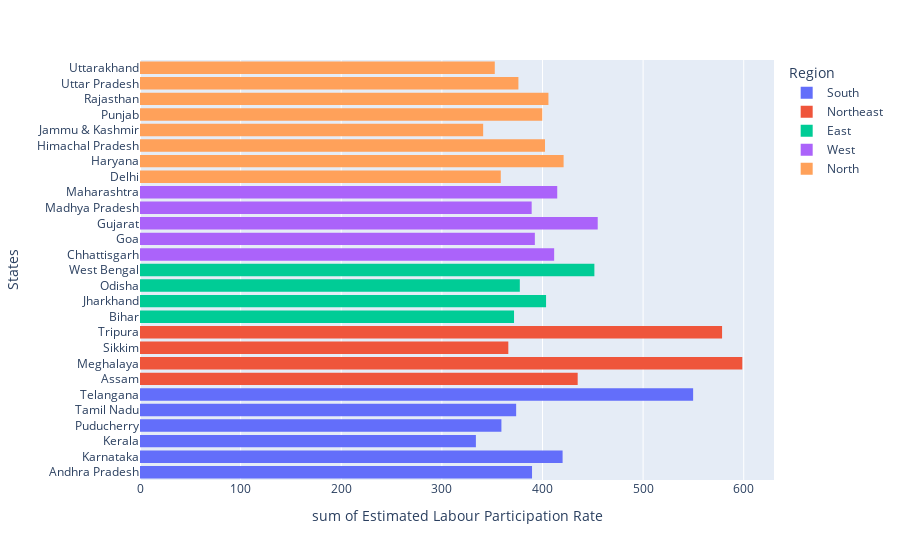

This figure's notebook cell:
### Code cell
fig = px.histogram(df, x='Estimated Labour Participation Rate',y='States' ,color='Region')
fig.show()

### Figure 1 — Plotly figure (JSON) as saved in the notebook; plotly's stock layout.template omitted (floating-point values rounded to 4 significant figures)
{"data": [{"alignmentgroup": "True", "bingroup": "y", "histfunc": "sum", "hovertemplate": "Region=South<br>sum of Estimated Labour Participation Rate=%{x}<br>States=%{y}<extra></extra>", "legendgroup": "South", "marker": {"color": "#636efa", "pattern": {"shape": ""}}, "name": "South", "offsetgroup": "South", "orientation": "h", "showlegend": true, "type": "histogram", "x": [41.02, 40.9, 39.18, 33.1, 36.46, 47.41, 38.91, 37.83, 37.47, 37.34, 42.18, 40.54, 41.14, 42.78, 43.43, 47.29, 42.55, 43.13, 36.66, 40.3, 37.12, 37.71, 32, 16.77, 34.11, 36.11, 36.1, 35.78, 34.6, 33.52, 37.46, 40.8, 34.49, 39.3, 33.19, 30.8, 36.64, 33.34, 36.84, 36.32, 41.96, 43.2, 43.91, 29.63, 26.23, 33.16, 40.13, 42.22, 36.77, 36.62, 59.25, 58.24, 58.31, 41.06, 55.43, 53.22, 52.1, 60.59, 54.94, 56.58], "xaxis": "x", "y": ["Andhra Pradesh", "Andhra Pradesh", "Andhra Pradesh", "Andhra Pradesh", "Andhra Pradesh", "Andhra Pradesh", "Andhra Pradesh", "Andhra Pradesh", "Andhra Pradesh", "Andhra Pradesh", "Karnataka", "Karnataka", "Karnataka", "Karnataka", "Karnataka", "Karnataka", "Karnataka", "Karnataka", "Karnataka", "Karnataka", "Kerala", "Kerala", "Kerala", "Kerala", "Kerala", "Kerala", "Kerala", "Kerala", "Kerala", "Kerala", "Puducherry", "Puducherry", "Puducherry", "Puducherry", "Puducherry", "Puducherry", "Puducherry", "Puducherry", "Puducherry", "Puducherry", "Tamil Nadu", "Tamil Nadu", "Tamil Nadu", "Tamil Nadu", "Tamil Nadu", "Tamil Nadu", "Tamil Nadu", "Tamil Nadu", "Tamil Nadu", "Tamil Nadu", "Telangana", "Telangana", "Telangana", "Telangana", "Telangana", "Telangana", "Telangana", "Telangana", "Telangana", "Telangana"], "yaxis": "y"}, {"alignmentgroup": "True", "bingroup": "y", "histfunc": "sum", "hovertemplate": "Region=Northeast<br>sum of Estimated Labour Participation Rate=%{x}<br>States=%{y}<extra></extra>", "legendgroup": "Northeast", "marker": {"color": "#EF553B", "pattern": {"shape": ""}}, "name": "Northeast", "offsetgroup": "Northeast", "orientation": "h", "showlegend": true, "type": "histogram", "x": [52.98, 40.77, 46.73, 29.55, 48.26, 35.07, 40.88, 39.52, 54.38, 46.84, 65.49, 60.2, 64.74, 45.99, 55.24, 58.31, 62.96, 59.88, 64.6, 61.18, 60.59, 38.7, 44.88, 40.4, 48.32, 48.49, 42.54, 42.13, 69.69, 68.74, 66.89, 51.16, 50.81, 58.85, 50.78, 56.21, 50.77, 54.58], "xaxis": "x", "y": ["Assam", "Assam", "Assam", "Assam", "Assam", "Assam", "Assam", "Assam", "Assam", "Assam", "Meghalaya", "Meghalaya", "Meghalaya", "Meghalaya", "Meghalaya", "Meghalaya", "Meghalaya", "Meghalaya", "Meghalaya", "Meghalaya", "Sikkim", "Sikkim", "Sikkim", "Sikkim", "Sikkim", "Sikkim", "Sikkim", "Sikkim", "Tripura", "Tripura", "Tripura", "Tripura", "Tripura", "Tripura", "Tripura", "Tripura", "Tripura", "Tripura"], "yaxis": "y"}, {"alignmentgroup": "True", "bingroup": "y", "histfunc": "sum", "hovertemplate": "Region=East<br>sum of Estimated Labour Participation Rate=%{x}<br>States=%{y}<extra></extra>", "legendgroup": "East", "marker": {"color": "#00cc96", "pattern": {"shape": ""}}, "name": "East", "offsetgroup": "East", "orientation": "h", "showlegend": true, "type": "histogram", "x": [37.72, 37.35, 38.69, 38.17, 38.16, 36.86, 36.14, 34.59, 38.35, 35.7, 42.92, 44.4, 39.34, 37.69, 37.92, 40.59, 38.27, 38.31, 41.04, 43.08, 39.44, 41.44, 39.62, 25.23, 37.04, 37.45, 38.69, 39.96, 38.63, 39.98, 47.35, 47.74, 47.27, 39.9, 41.92, 40.39, 46.17, 47.48, 47.73, 45.63], "xaxis": "x", "y": ["Bihar", "Bihar", "Bihar", "Bihar", "Bihar", "Bihar", "Bihar", "Bihar", "Bihar", "Bihar", "Jharkhand", "Jharkhand", "Jharkhand", "Jharkhand", "Jharkhand", "Jharkhand", "Jharkhand", "Jharkhand", "Jharkhand", "Jharkhand", "Odisha", "Odisha", "Odisha", "Odisha", "Odisha", "Odisha", "Odisha", "Odisha", "Odisha", "Odisha", "West Bengal", "West Bengal", "West Bengal", "West Bengal", "West Bengal", "West Bengal", "West Bengal", "West Bengal", "West Bengal", "West Bengal"], "yaxis": "y"}, {"alignmentgroup": "True", "bingroup": "y", "histfunc": "sum", "hovertemplate": "Region=West<br>sum of Estimated Labour Participation Rate=%{x}<br>States=%{y}<extra></extra>", "legendgroup": "West", "marker": {"color": "#ab63fa", "pattern": {"shape": ""}}, "name": "West", "offsetgroup": "West", "orientation": "h", "showlegend": true, "type": "histogram", "x": [43.08, 45.58, 45.59, 35.58, 35.23, 38.48, 43.14, 42.97, 41.14, 40.82, 35.73, 38.38, 33.88, 44.97, 37.36, 42.21, 42.94, 43.76, 38.89, 34.3, 48.49, 50.11, 47.75, 35.5, 38.23, 45.96, 46.41, 43.55, 48.41, 50.49, 39.42, 39, 38.24, 35.45, 38.48, 40.04, 40.88, 40.08, 39.2, 38.47, 44.19, 43.8, 41.91, 34.32, 37.17, 42.71, 41.57, 42.49, 42.75, 43.75], "xaxis": "x", "y": ["Chhattisgarh", "Chhattisgarh", "Chhattisgarh", "Chhattisgarh", "Chhattisgarh", "Chhattisgarh", "Chhattisgarh", "Chhattisgarh", "Chhattisgarh", "Chhattisgarh", "Goa", "Goa", "Goa", "Goa", "Goa", "Goa", "Goa", "Goa", "Goa", "Goa", "Gujarat", "Gujarat", "Gujarat", "Gujarat", "Gujarat", "Gujarat", "Gujarat", "Gujarat", "Gujarat", "Gujarat", "Madhya Pradesh", "Madhya Pradesh", "Madhya Pradesh", "Madhya Pradesh", "Madhya Pradesh", "Madhya Pradesh", "Madhya Pradesh", "Madhya Pradesh", "Madhya Pradesh", "Madhya Pradesh", "Maharashtra", "Maharashtra", "Maharashtra", "Maharashtra", "Maharashtra", "Maharashtra", "Maharashtra", "Maharashtra", "Maharashtra", "Maharashtra"], "yaxis": "y"}, {"alignmentgroup": "True", "bingroup": "y", "histfunc": "sum", "hovertemplate": "Region=North<br>sum of Estimated Labour Participation Rate=%{x}<br>States=%{y}<extra></extra>", "legendgroup": "North", "marker": {"color": "#FFA15A", "pattern": {"shape": ""}}, "name": "North", "offsetgroup": "North", "orientation": "h", "showlegend": true, "type": "histogram", "x": [47.79, 43.92, 42.65, 23.8, 28.91, 34.17, 33.97, 35.41, 35.59, 32.36, 43.36, 44.21, 39.63, 44.38, 40.39, 42.14, 39.77, 47.32, 39.2, 40.6, 45.5, 43.3, 41.04, 19.04, 42.7, 41.72, 48.25, 39.42, 41.54, 40.01, 42.2, 39.17, 38.18, 38.21, 37.24, 38.03, 36.66, 36.31, 35.05, 42.82, 41.72, 44.69, 28.99, 38.39, 40.18, 42.76, 41.99, 39.5, 38.75, 40.51, 41.77, 39.54, 33.71, 40.74, 41.38, 40.8, 41.71, 40.83, 44.92, 39.63, 39.23, 38.89, 39.73, 38.22, 37.29, 36.19, 35.96, 35.45, 35.49, 32.99, 36.48, 36.27, 33.23, 33.38, 33.06, 38.07, 35.9, 39.18, 34.03], "xaxis": "x", "y": ["Delhi", "Delhi", "Delhi", "Delhi", "Delhi", "Delhi", "Delhi", "Delhi", "Delhi", "Delhi", "Haryana", "Haryana", "Haryana", "Haryana", "Haryana", "Haryana", "Haryana", "Haryana", "Haryana", "Haryana", "Himachal Pradesh", "Himachal Pradesh", "Himachal Pradesh", "Himachal Pradesh", "Himachal Pradesh", "Himachal Pradesh", "Himachal Pradesh", "Himachal Pradesh", "Himachal Pradesh", "Himachal Pradesh", "Jammu & Kashmir", "Jammu & Kashmir", "Jammu & Kashmir", "Jammu & Kashmir", "Jammu & Kashmir", "Jammu & Kashmir", "Jammu & Kashmir", "Jammu & Kashmir", "Jammu & Kashmir", "Punjab", "Punjab", "Punjab", "Punjab", "Punjab", "Punjab", "Punjab", "Punjab", "Punjab", "Punjab", "Rajasthan", "Rajasthan", "Rajasthan", "Rajasthan", "Rajasthan", "Rajasthan", "Rajasthan", "Rajasthan", "Rajasthan", "Rajasthan", "Uttar Pradesh", "Uttar Pradesh", "Uttar Pradesh", "Uttar Pradesh", "Uttar Pradesh", "Uttar Pradesh", "Uttar Pradesh", "Uttar Pradesh", "Uttar Pradesh", "Uttar Pradesh", "Uttarakhand", "Uttarakhand", "Uttarakhand", "Uttarakhand", "Uttarakhand", "Uttarakhand", "Uttarakhand", "Uttarakhand", "Uttarakhand", "Uttarakhand"], "yaxis": "y"}], "layout": {"barmode": "relative", "legend": {"title": {"text": "Region"}, "tracegroupgap": 0}, "margin": {"t": 60}, "xaxis": {"anchor": "y", "domain": [0, 1], "title": {"text": "sum of Estimated Labour Participation Rate"}}, "yaxis": {"anchor": "x", "domain": [0, 1], "title": {"text": "States"}}}}
